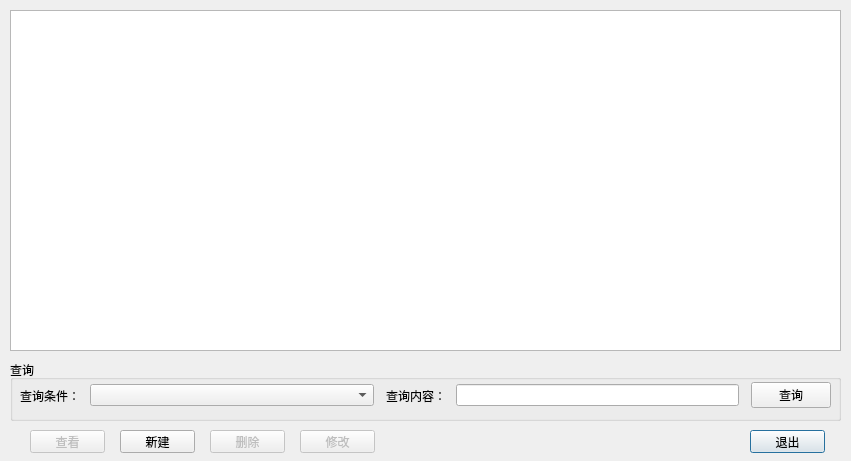
<?xml version="1.0" encoding="UTF-8"?>
<ui version="4.0">
 <class>ContactsDialog</class>
 <widget class="QDialog" name="ContactsDialog">
  <property name="geometry">
   <rect>
    <x>0</x>
    <y>0</y>
    <width>851</width>
    <height>461</height>
   </rect>
  </property>
  <property name="minimumSize">
   <size>
    <width>851</width>
    <height>461</height>
   </size>
  </property>
  <property name="maximumSize">
   <size>
    <width>851</width>
    <height>461</height>
   </size>
  </property>
  <property name="windowTitle">
   <string>通信簿</string>
  </property>
  <widget class="QTableView" name="list_contacts">
   <property name="geometry">
    <rect>
     <x>10</x>
     <y>10</y>
     <width>831</width>
     <height>341</height>
    </rect>
   </property>
   <property name="editTriggers">
    <set>QAbstractItemView::NoEditTriggers</set>
   </property>
   <property name="selectionMode">
    <enum>QAbstractItemView::SingleSelection</enum>
   </property>
   <property name="selectionBehavior">
    <enum>QAbstractItemView::SelectRows</enum>
   </property>
   <attribute name="verticalHeaderDefaultSectionSize">
    <number>25</number>
   </attribute>
   <attribute name="verticalHeaderMinimumSectionSize">
    <number>15</number>
   </attribute>
  </widget>
  <widget class="QGroupBox" name="box_select">
   <property name="geometry">
    <rect>
     <x>10</x>
     <y>360</y>
     <width>831</width>
     <height>61</height>
    </rect>
   </property>
   <property name="title">
    <string>查询</string>
   </property>
   <widget class="QWidget" name="horizontalLayoutWidget_3">
    <property name="geometry">
     <rect>
      <x>10</x>
      <y>20</y>
      <width>811</width>
      <height>31</height>
     </rect>
    </property>
    <layout class="QHBoxLayout" name="horizontalLayout_3">
     <property name="spacing">
      <number>12</number>
     </property>
     <item>
      <layout class="QHBoxLayout" name="horizontalLayout" stretch="1,5">
       <property name="spacing">
        <number>10</number>
       </property>
       <item>
        <widget class="QLabel" name="label_condition">
         <property name="text">
          <string>查询条件：</string>
         </property>
        </widget>
       </item>
       <item>
        <widget class="QComboBox" name="combo_condition"/>
       </item>
      </layout>
     </item>
     <item>
      <layout class="QHBoxLayout" name="horizontalLayout_2" stretch="1,5">
       <property name="spacing">
        <number>10</number>
       </property>
       <item>
        <widget class="QLabel" name="label_content">
         <property name="text">
          <string>查询内容：</string>
         </property>
        </widget>
       </item>
       <item>
        <widget class="QLineEdit" name="edit_content"/>
       </item>
      </layout>
     </item>
     <item>
      <widget class="QPushButton" name="btn_select">
       <property name="text">
        <string>查询</string>
       </property>
      </widget>
     </item>
    </layout>
   </widget>
  </widget>
  <widget class="QPushButton" name="btn_check">
   <property name="enabled">
    <bool>false</bool>
   </property>
   <property name="geometry">
    <rect>
     <x>30</x>
     <y>430</y>
     <width>75</width>
     <height>23</height>
    </rect>
   </property>
   <property name="text">
    <string>查看</string>
   </property>
  </widget>
  <widget class="QPushButton" name="btn_add">
   <property name="geometry">
    <rect>
     <x>120</x>
     <y>430</y>
     <width>75</width>
     <height>23</height>
    </rect>
   </property>
   <property name="text">
    <string>新建</string>
   </property>
  </widget>
  <widget class="QPushButton" name="btn_delete">
   <property name="enabled">
    <bool>false</bool>
   </property>
   <property name="geometry">
    <rect>
     <x>210</x>
     <y>430</y>
     <width>75</width>
     <height>23</height>
    </rect>
   </property>
   <property name="text">
    <string>删除</string>
   </property>
  </widget>
  <widget class="QPushButton" name="btn_update">
   <property name="enabled">
    <bool>false</bool>
   </property>
   <property name="geometry">
    <rect>
     <x>300</x>
     <y>430</y>
     <width>75</width>
     <height>23</height>
    </rect>
   </property>
   <property name="text">
    <string>修改</string>
   </property>
  </widget>
  <widget class="QPushButton" name="btn_quit">
   <property name="geometry">
    <rect>
     <x>750</x>
     <y>430</y>
     <width>75</width>
     <height>23</height>
    </rect>
   </property>
   <property name="text">
    <string>退出</string>
   </property>
   <property name="default">
    <bool>true</bool>
   </property>
  </widget>
 </widget>
 <resources/>
 <connections>
  <connection>
   <sender>btn_quit</sender>
   <signal>clicked()</signal>
   <receiver>ContactsDialog</receiver>
   <slot>close()</slot>
   <hints>
    <hint type="sourcelabel">
     <x>787</x>
     <y>441</y>
    </hint>
    <hint type="destinationlabel">
     <x>425</x>
     <y>230</y>
    </hint>
   </hints>
  </connection>
 </connections>
</ui>
